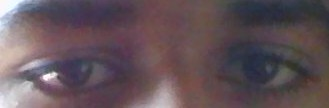
//> input picture eye_blink/pupilDetect/center.jpg, 329 x 108 px
$ ./contour center.jpg 100   (built with g++ and OpenCV 4)
//> lines starting //> are read from the running program, lines starting //| are printed output that depends on the picture; after the words box and inside, x2 and y2 are one past the last pixel; in counts of white or black regions, pixels touching at a corner belong together
#include "opencv2/highgui/highgui.hpp"
#include "opencv2/imgproc/imgproc.hpp"
#include <iostream>
#include <stdio.h>
#include <stdlib.h>

using namespace cv;
using namespace std;

Mat src; Mat src_gray;
int thresh = 100;
int max_thresh = 255;
RNG rng(12345);
int cthresh;
/// Function header
void thresh_callback(int, void* );

/** @function main */
int main( int argc, char** argv )
{
  /// Load source image and convert it to gray
  src = imread( argv[1], 1 );
//> src is the input picture: 108 rows x 329 cols, CV_8UC3; mean B, G, R 88.8, 82.7, 98.7
  cthresh=atoi(argv[2]);
//> cthresh = 100

  /// Convert image to gray and blur it
  cvtColor( src, src_gray, CV_BGR2GRAY );
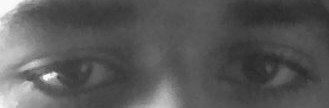
//> src_gray: 108 rows x 329 cols, CV_8UC1; min 42, max 253, mean 88.2
  blur( src_gray, src_gray, Size(3,3) );

  /// Create Window
  char* source_window = "Source";
  namedWindow( source_window, CV_WINDOW_AUTOSIZE );
  imshow( source_window, src );

  createTrackbar( " Canny thresh:", "Source", &thresh, max_thresh, thresh_callback );
  thresh_callback( 0, 0 );

  waitKey(0);
  return(0);
}

/** @function thresh_callback */
void thresh_callback(int, void* )
{
  Mat canny_output;
  vector<vector<Point> > contours;
  vector<Vec4i> hierarchy;
  thresh=cthresh;
//> thresh = 100
  /// Detect edges using canny
  Canny( src_gray, canny_output, 100, 200, 3 );
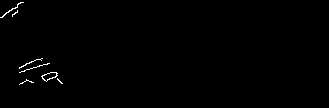
//> canny_output: 108 rows x 329 cols, CV_8UC1; 0.54% white in thin lines or dots, all inside (x1, y1, x2, y2) = (0, 2, 63, 85)
  /// Find contours
  findContours( canny_output, contours, hierarchy, CV_RETR_TREE, CV_CHAIN_APPROX_SIMPLE, Point(0, 0) );
//> contours = 8 contours, 6 with area under 20; largest, box (x1, y1, x2, y2) and area: (41, 72, 58, 82) 82, (42, 72, 57, 82) 70

  /// Draw contours
  Mat drawing = Mat::zeros( canny_output.size(), CV_8UC3 );
  for( int i = 0; i< contours.size(); i++ )
     {
       Scalar color = Scalar( rng.uniform(0, 255), rng.uniform(0,255), rng.uniform(0,255) );
       drawContours( drawing, contours, i, color, 2, 8, hierarchy, 0, Point() );
       printf(" %f ",arcLength(contours[i],0));
     }
//> this loop made 8 passes
//|  32.970562  7.656854  36.041630  35.798990  65.455844  56.698484  16.485281  57.769552
     printf("\n");

  /// Show in a window
  namedWindow( "Contours", CV_WINDOW_AUTOSIZE );
  imshow( "Contours", drawing );
}

$ run again, on eye_blink/pupilDetect/right2.jpg
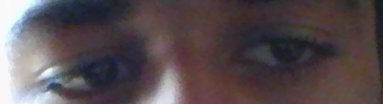
//> input picture eye_blink/pupilDetect/right2.jpg, 383 x 104 px
//> src is the input picture: 104 rows x 383 cols, CV_8UC3; mean B, G, R 80.3, 76.7, 87.7
//> cthresh = 100
//> `cvtColor( src, src_gray, CV_BGR2GRAY );`:
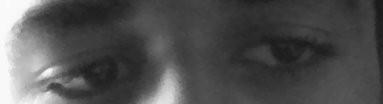
//> src_gray: 104 rows x 383 cols, CV_8UC1; min 26, max 253, mean 80.4
//> in thresh_callback, `Canny( src_gray, canny_output, 100, 200, 3 );`:
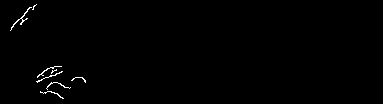
//> canny_output: 104 rows x 383 cols, CV_8UC1; 0.61% white in thin lines or dots, all inside (x1, y1, x2, y2) = (10, 4, 86, 99)
//> contours = 8 contours, 7 with area under 20; largest, box (x1, y1, x2, y2) and area: (10, 7, 32, 31) 22
//> the loop in thresh_callback, `for( int i = 0; i< contours.size(); i++ )` made 8 passes
//|  55.112698  61.597979  29.384776  60.112698  14.899495
//> (output is shown up to pass 5 of 8)
